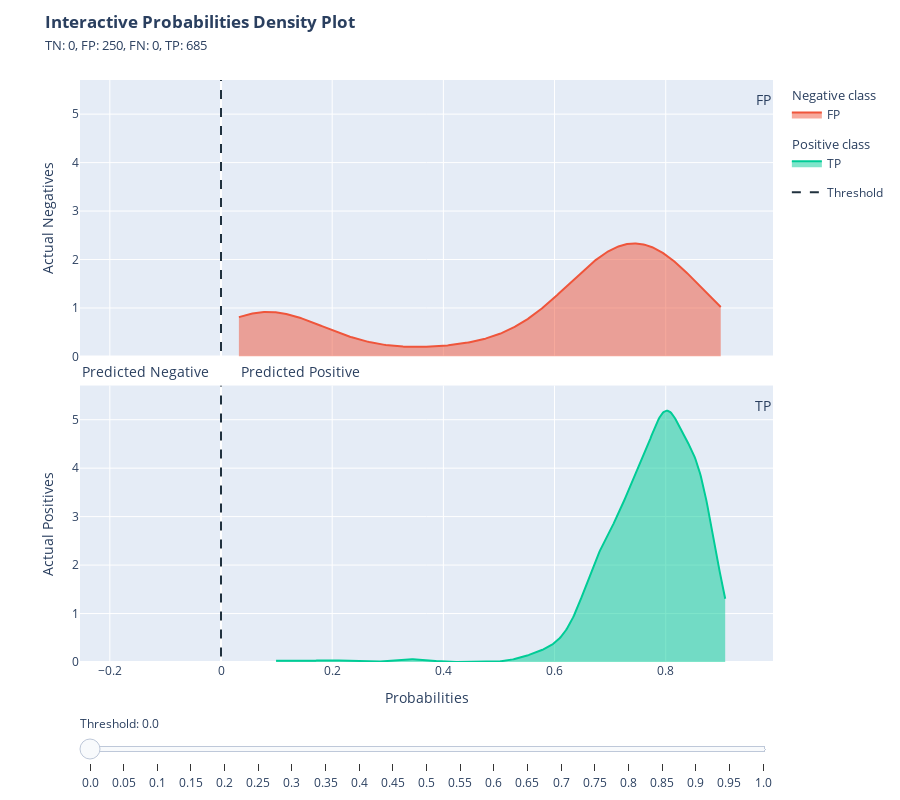

The notebook cell this image was saved under:
### Code cell
import bctools as bc

threshold_step = 0.05
curve_type = 'kde' #'kde' is the default value, can also be set to 'normal'

density_curve_kde = bc.predicted_proba_density_curve_plot(true_y = y_test, 
                                                          predicted_proba = test_predicted_proba, 
                                                          threshold_step = threshold_step,
                                                          curve_type = curve_type)
density_curve_kde
